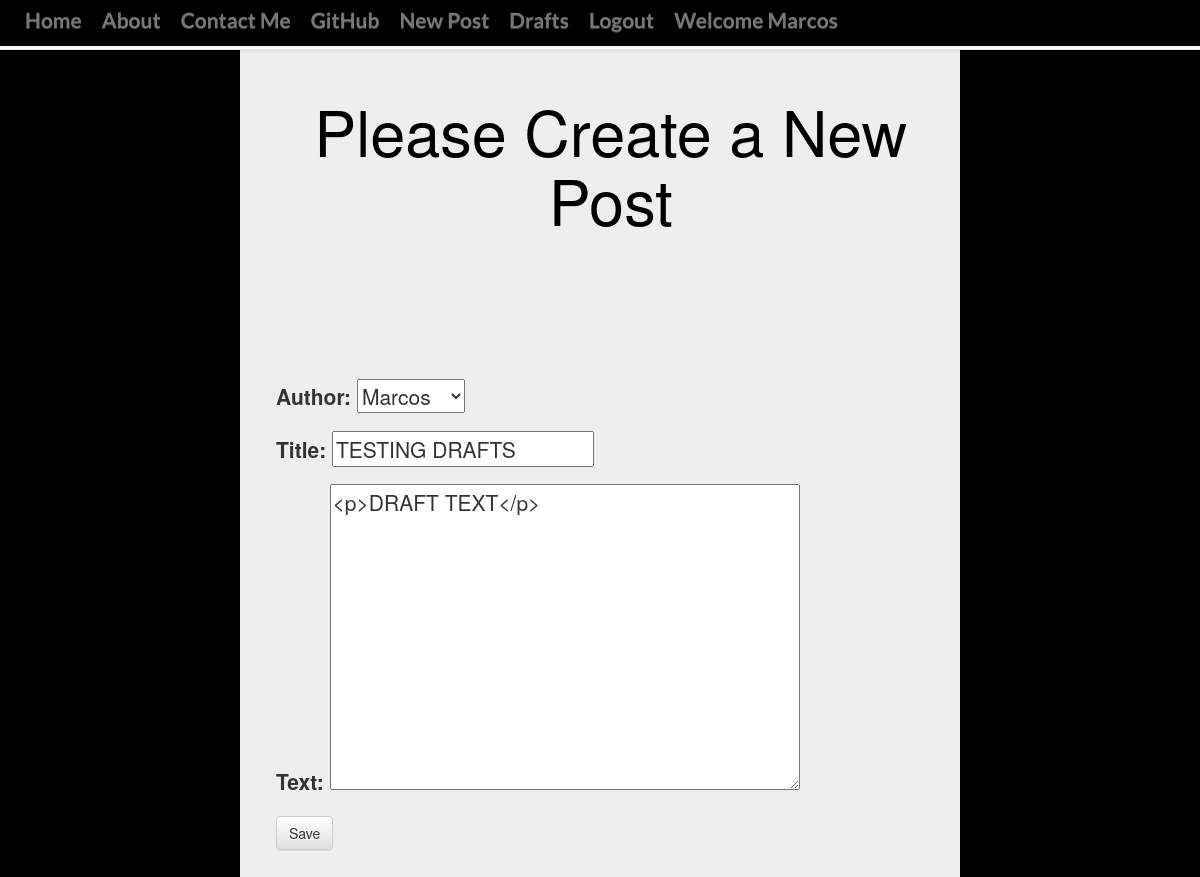
Page /post/13/edit/ (signed in) on the committed database.
### blog/models.py (models this page shows, shortened)
class Post(models.Model):
    author = models.ForeignKey('auth.user', on_delete=models.CASCADE,)
    title = models.CharField(max_length=200)
    text = models.TextField()
    create_date = models.DateTimeField(default=timezone.now)
    publish_date= models.DateTimeField(blank=True, null=True)

### blog/views.py (the view)
class PostUpdateView(LoginRequiredMixin, UpdateView):
    model = Post
    login_url = '/login/'
    redirect_field_name = 'blog/post_detail.html'  #Where Django will bring the user once a post is updated.
    form_class = PostForm

### blog/forms.py (shortened to what this page needs)
class PostForm(forms.ModelForm):
    class Meta:
        model = Post
        fields = ('author','title', 'text',)
        widgets = {
            'title': forms.TextInput(attrs={'class': 'textinputclass'}),
            'text': forms.Textarea(attrs={'class': 'editable medium-editor-textarea postcontent'}),
        }

### blog/templates/blog/post_form.html (shortened to what this page needs)
{% extends "blog/base.html" %}
{% block content %}
<div class="jumbotron">
<h1 class='Newpost'>Please Create a New Post</h1>
<form class="form-group" method="POST">
  {{form.as_p}}
  <button type="submit" class='save btn btn-default'>Save</button>
</form>
</div>
{% endblock %}

### blog/templates/blog/base.html (shortened to what this page needs)
<!DOCTYPE html>
{% load staticfiles %}
{% load tz %}
<html lang="en" dir="ltr">
  <head>
    <head>
        <link rel="stylesheet" href="https://maxcdn.bootstrapcdn.com/bootstrap/3.3.7/css/bootstrap.min.css">
        <link rel="stylesheet" href="https://maxcdn.bootstrapcdn.com/bootstrap/3.3.7/css/bootstrap-theme.min.css">
        <link rel="stylesheet" href="//cdn.jsdelivr.net/medium-editor/latest/css/medium-editor.min.css" type="text/css" media="screen" charset="utf-8">
        <link rel="stylesheet" href="{% static 'css/blog.css' %}">
  </head>
<body>
  <nav id='navbar1'class='navbar  navbar-default navbar-fixed-top techfont '>
    <div id='postcont'class="container">
      <ul class='nav navbar-nav navbar-left'>
        <li> <a href="{% url 'post_list' %}">Home </a></li>
        <li><a href="{% url 'post_about'%}">About</a></li>
        <li><a href="{% url 'post_contact'%}">Contact Me</a></li>
        <li> <a href="https://github.com/OrtegaM4">GitHub</a></li>
        {% if user.is_authenticated %}
        <li>
          <a href="{% url 'post_new' %}"> New Post</a>
        </li>
        <li>
          <a href="{% url 'post_draft_list' %}">Drafts</a>
        </li>
        <li>
          <a id='loginbtn'href="{% url 'logout' %}?next={% url 'post_list'%}"> Logout</a>
        </li>
        <li>
          <a>Welcome {{user.username}}</a>
        </li>
        {%else%}
        <li>
          <a class='nav navbar-nav navbar-right'href="{%url 'login'%}">Login</a>
        </li>
        {% endif %}
      </ul>
    </div>
  </nav>
      {% block content %}
      {% endblock %}
    </body>
  </html>

### blog/static/css/blog.css (style rules this page uses)
body { background-image: url('https://www.marcoguglie.it/Codepen/AnimatedHeaderBg/demo-1/img/demo-1-bg.jpg'); background-attachment: fixed; background-position: center; background-repeat: no-repeat; background-size: cover; background-color: black; z-index: 100; }
body h1 { text-align: center; color: white; }
form.form-group { padding-left: 5%; }
.techfont { font-family: 'Lato',sans-serif; font-size: 1.5em; margin-bottom: 10px; background-color: black; }
nav { list-style: none; font-weight: bold; margin-bottom: -10%; width: 105%; text-align: center; height:40px; background-color: black; padding-bottom: -7%; border: solid 20px; }
.nav li { margin: 0px; display:; }
.nav li a { padding: 10px; text-decoration: none; font-weight: bold; color: #FFFFFF; background-color: #000000; float: left }
.container { background-color: black ; position: center; color: white; margin-bottom: -2%; padding-bottom: 0.5%; width: 100%; }
.jumbotron h1 { padding-right: 10px; margin-top: 0; padding-top: 5%; margin-bottom: 20%; background-attachment: fixed; background-position: center; background-repeat: no-repeat; background-size: cover; padding-left: 0.5em; text-align: center; align-self: center; color: black; }
.jumbotron { width: 60%; left: 50%; right: 50%; height: 60%; margin-left: 20%; margin-right: 25%; padding-top: 5%; }

### rows in the picture
Post: author "Marcos", title "TESTING DRAFTS", text "<p>DRAFT TEXT</p>"

### other values in the picture
{{ user.username }} "Marcos"
